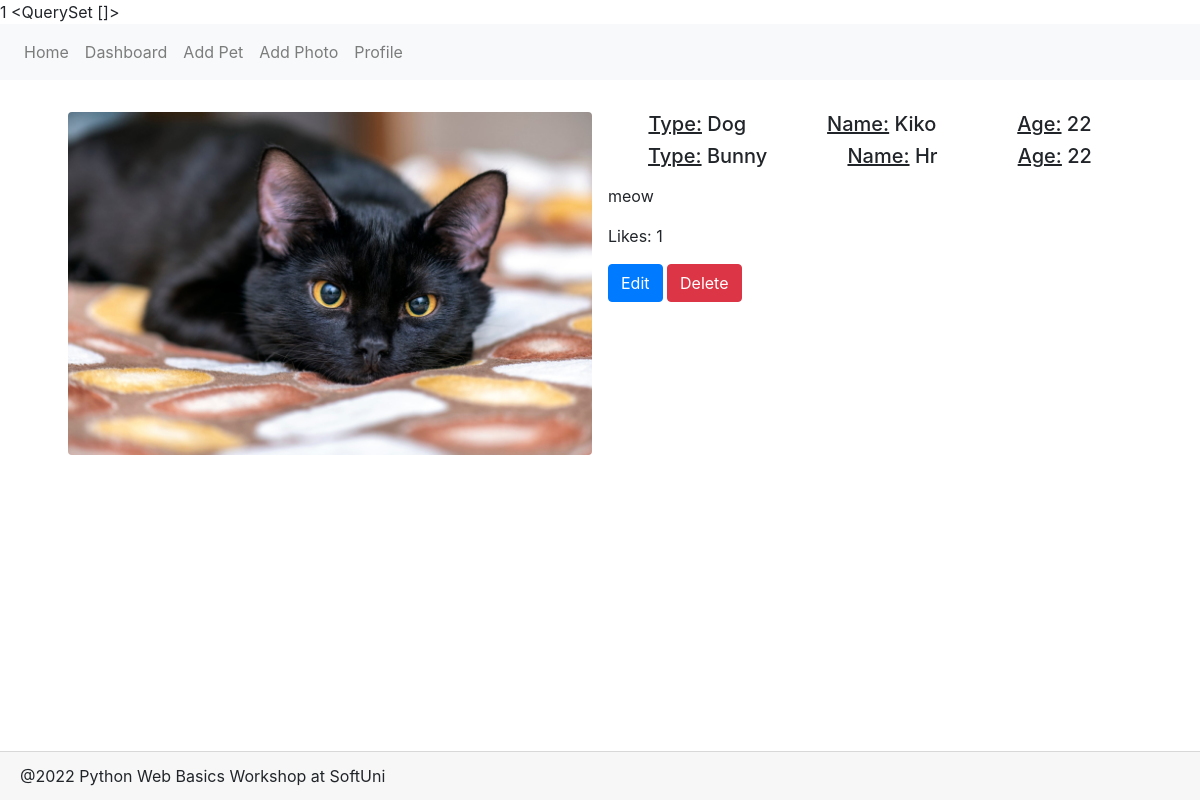
Page /photo/details/5/ (signed in) on the committed database.
### petstagram/main/models.py (models this page shows)
class PetPhoto(models.Model):
    photo = models.ImageField(
        validators=(
        )
    )
    tagged_pets = models.ManyToManyField(
        Pet,
    )
    description = models.TextField(
        null=True,
        blank=True,
    )
    publication_date = models.DateTimeField(
        auto_now_add=True,
    )
    likes = models.IntegerField(
        default=0,
    )
    user = models.ForeignKey(
        UserModel,
        on_delete=models.CASCADE
    )

class Pet(models.Model):
    CAT = 'Cat'
    DOG = 'Dog'
    BUNNY = 'Bunny'
    PARROT = 'Parrot'
    FISH = 'Fish'
    OTHER = 'Other'
    TYPES = [(x, x) for x in (CAT, DOG, BUNNY, PARROT, FISH, OTHER)]
    MIN_DATE = datetime.date(1920, 1, 1)
    NAME_MAX_LENGTH = 30
    name = models.CharField(
        max_length=NAME_MAX_LENGTH,
    )
    type = models.CharField(
        max_length=max(len(x) for (x, _) in TYPES),
        choices=TYPES,
    )
    date_of_birth = models.DateField(
        null=True,
        blank=True,
        validators=(
        )
    )
    user = models.ForeignKey(
        UserModel,
        on_delete=models.CASCADE,
    )
    @property
    def age(self):
        return datetime.datetime.now().year - self.date_of_birth.year
    class Meta:
        unique_together = ('user', 'name')

### petstagram/main/views/pet_photos.py (the view)
# urls.py: path('photo/details/<int:pk>/', PetPhotoDetailsView.as_view(), name='pet photo details'),
class PetPhotoDetailsView(auth_mixin.LoginRequiredMixin, views.DetailView):
    model = PetPhoto
    template_name = 'mian/photo_details.html'
    context_object_name = 'pet_photo'
    def dispatch(self, request, *args, **kwargs):
        response = super().dispatch(request, *args, **kwargs)
        viewed_pet_photos = request.session.get('last_viewed_pet_photos_ids', [])
        viewed_pet_photos.insert(0, self.kwargs['pk'])
        request.session['last_viewed_pet_photos_ids'] = viewed_pet_photos[:4]
        return response
    def get_queryset(self):
        return super()\
            .get_queryset()\
            .prefetch_related('tagged_pets')
    def get_context_data(self, **kwargs):
        context = super().get_context_data(**kwargs)
        context['is_owner'] = self.object.user == self.request.user
        return context

### templates/mian/photo_details.html (shortened to what this page needs)
{% extends 'base.html' %}
{% block page_content %}
    <div class="container">
        <div class="d-flex">
            <div class="d-inline p-2 w-50">
                <img src="{{ pet_photo.photo.url }}"
                     class="w-100 rounded mx-auto d-block" alt="{{ pet_photo.description }}"/>
            </div>
            <div class="d-inline p-2 w-50">
                {% for pet in pet_photo.tagged_pets.all %}
                    <div class="d-flex justify-content-around">
                        <h5><u>Type:</u> {{ pet.type }}</h5>
                        <h5><u>Name:</u> {{ pet.name }}</h5>
                        {% if pet.date_of_birth %}
                            <h5><u>Age:</u> {{ pet.age }}</h5>
                        {% endif %}
                    </div>
                {% endfor %}
                <p class="mt-2">{{ pet_photo.description }}</p>
                <p class="mt-2">Likes: {{ pet_photo.likes }}</p>
                {% if is_owner %}
                    <a href="{% url 'edit pet photo' pet_photo.pk %}" class="btn btn-primary">Edit</a>
                    <a href="{% url 'delete pet' pet_photo.pk %}" class="btn btn-danger">Delete</a>
                {% endif %}
            </div>
        </div>
    </div>
{% endblock %}

### rows in the picture
PetPhoto: photo (picture), description "meow", likes "1"
Pet: type "Dog", name "Kiko", age "22"
Pet: type "Bunny", name "Hr", age "22"

### other values in the picture
{{ request.clicks_count }} "1"
{{ request.last_viewed_pet_photos }} "<QuerySet []>"
